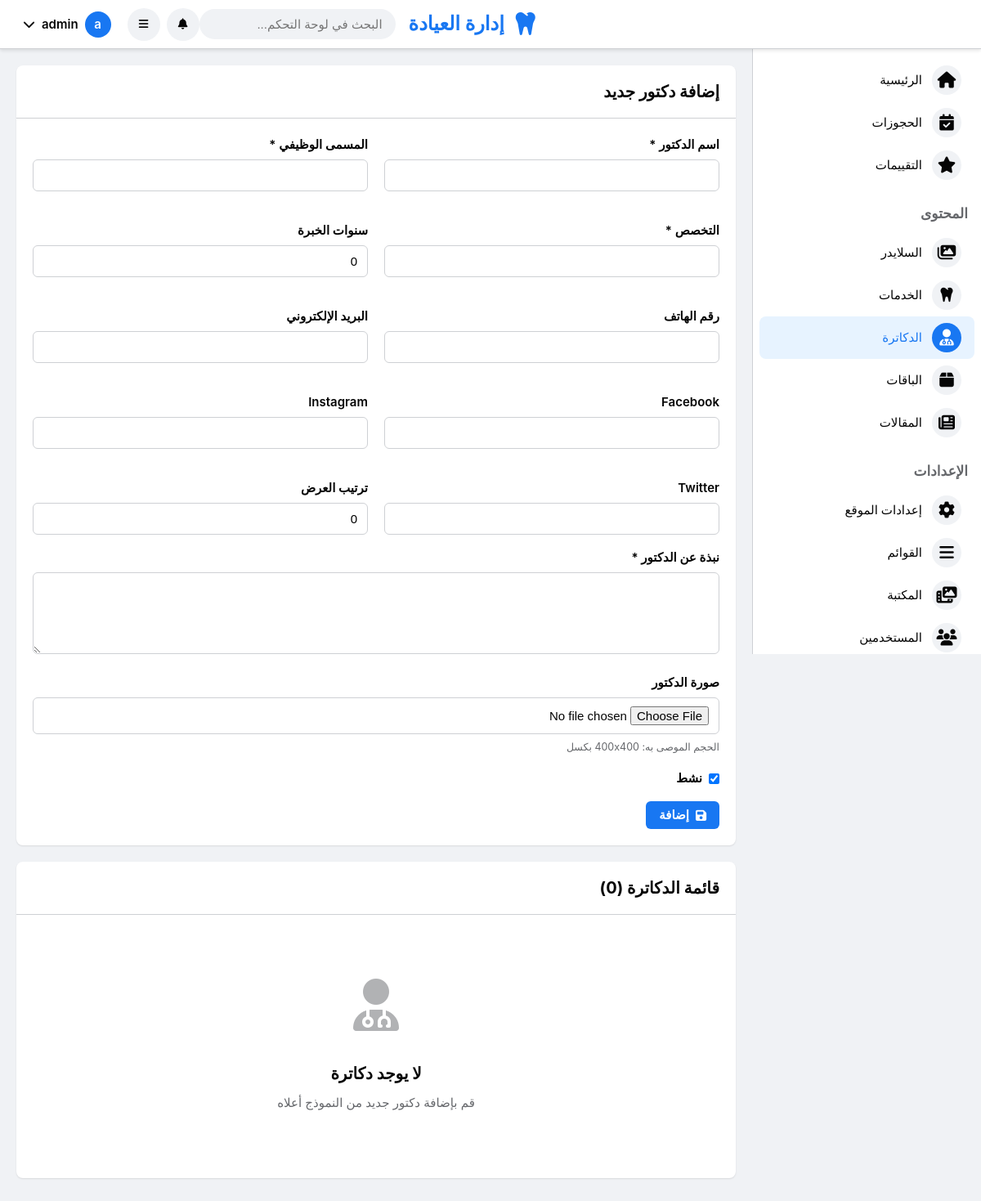
/admin/doctors.php (signed in), run on an earlier commit of the app's database.
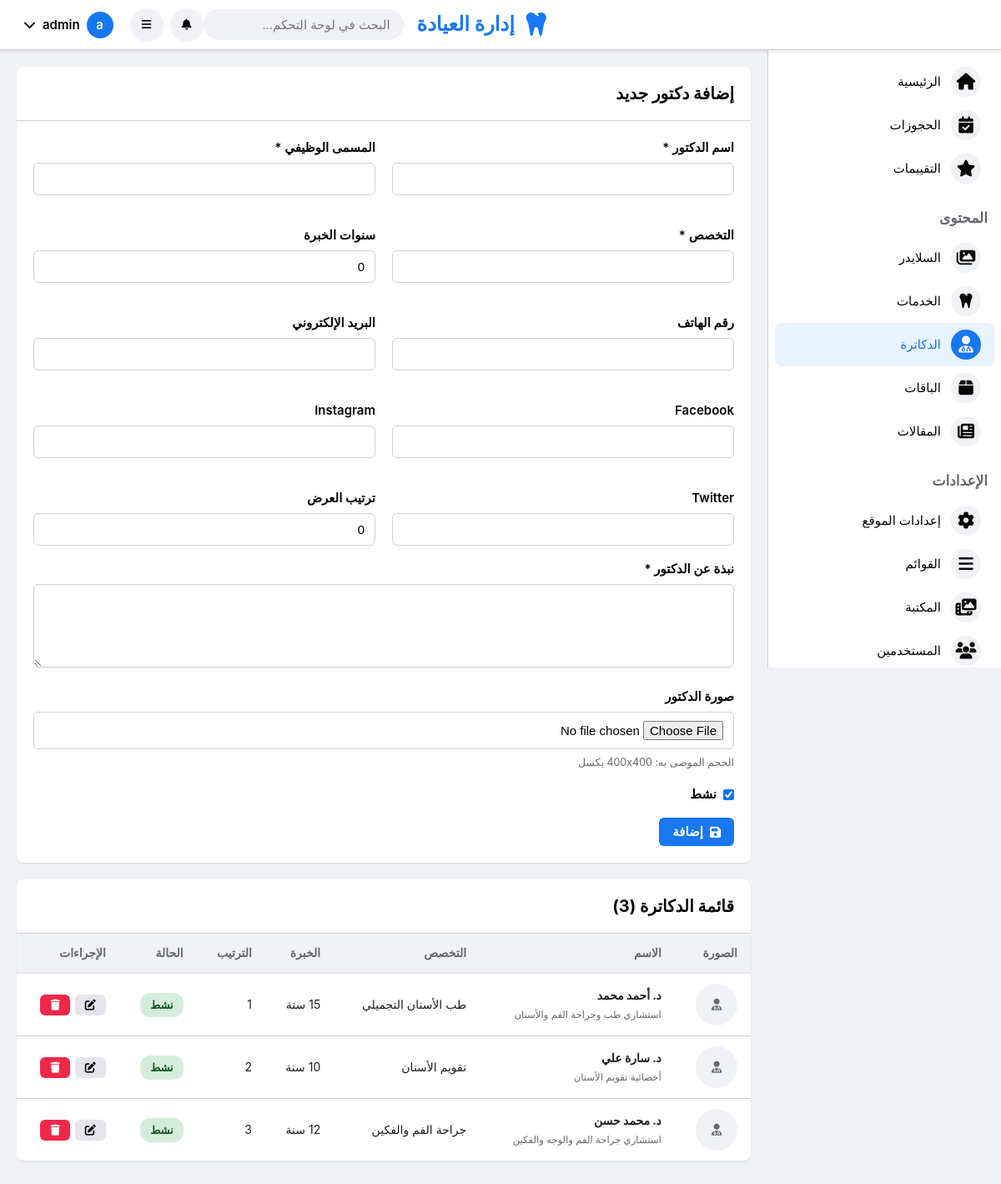
And on a later commit of the database.
### tables this page shows
CREATE TABLE IF NOT EXISTS `doctors` (
    `id` INT PRIMARY KEY AUTO_INCREMENT,
    `name` VARCHAR(200) NOT NULL,
    `title` VARCHAR(200) NOT NULL,
    `bio` TEXT NOT NULL,
    `image` VARCHAR(255),
    `specialization` VARCHAR(200),
    `years_experience` INT DEFAULT 0,
    `phone` VARCHAR(20),
    `email` VARCHAR(150),
    `facebook` VARCHAR(255),
    `instagram` VARCHAR(255),
    `twitter` VARCHAR(255),
    `display_order` INT DEFAULT 0,
    `is_active` BOOLEAN DEFAULT TRUE,
    `created_at` TIMESTAMP DEFAULT CURRENT_TIMESTAMP,
    `updated_at` TIMESTAMP DEFAULT CURRENT_TIMESTAMP ON UPDATE CURRENT_TIMESTAMP,
    INDEX `idx_active` (`is_active`),
    INDEX `idx_order` (`display_order`)
);

### admin/doctors.php (the view, shortened to what this page needs)
<?php
include 'includes/header.php';
$edit_doctor = null;
$stmt = $conn->query("SELECT * FROM doctors ORDER BY display_order ASC, created_at DESC");
$doctors = $stmt->fetchAll();
?>
<div class="fb-card">
    <div class="fb-card-header">
        <h2 class="fb-card-title">
            <?php echo $edit_doctor ? 'تعديل بيانات الدكتور' : 'إضافة دكتور جديد'; ?>
        </h2>
    </div>
    <div class="fb-card-body">
        <form method="POST" enctype="multipart/form-data">
            <div style="display: grid; grid-template-columns: repeat(auto-fit, minmax(300px, 1fr)); gap: 20px;">
                <div class="fb-form-group">
                    <label class="fb-label">اسم الدكتور *</label>
                    <input type="text" name="name" class="fb-input" required
                           value="<?php echo $edit_doctor ? htmlspecialchars($edit_doctor['name']) : ''; ?>">
                </div>
                <div class="fb-form-group">
                    <label class="fb-label">المسمى الوظيفي *</label>
                    <input type="text" name="title" class="fb-input" required
                           value="<?php echo $edit_doctor ? htmlspecialchars($edit_doctor['title']) : ''; ?>">
                </div>
                <div class="fb-form-group">
                    <label class="fb-label">التخصص *</label>
                    <input type="text" name="specialization" class="fb-input" required
                           value="<?php echo $edit_doctor ? htmlspecialchars($edit_doctor['specialization']) : ''; ?>">
                </div>
                <div class="fb-form-group">
                    <label class="fb-label">سنوات الخبرة</label>
                    <input type="number" name="years_experience" class="fb-input" min="0"
                           value="<?php echo $edit_doctor ? $edit_doctor['years_experience'] : '0'; ?>">
                </div>
                <div class="fb-form-group">
                    <label class="fb-label">رقم الهاتف</label>
                    <input type="tel" name="phone" class="fb-input"
                           value="<?php echo $edit_doctor ? htmlspecialchars($edit_doctor['phone']) : ''; ?>">
                </div>
                <div class="fb-form-group">
                    <label class="fb-label">البريد الإلكتروني</label>
                    <input type="email" name="email" class="fb-input"
                           value="<?php echo $edit_doctor ? htmlspecialchars($edit_doctor['email']) : ''; ?>">
                </div>
                <div class="fb-form-group">
                    <label class="fb-label">Facebook</label>
                    <input type="url" name="facebook" class="fb-input"
                           value="<?php echo $edit_doctor ? htmlspecialchars($edit_doctor['facebook']) : ''; ?>">
                </div>
                <div class="fb-form-group">
                    <label class="fb-label">Instagram</label>
                    <input type="url" name="instagram" class="fb-input"
                           value="<?php echo $edit_doctor ? htmlspecialchars($edit_doctor['instagram']) : ''; ?>">
                </div>
                <div class="fb-form-group">
                    <label class="fb-label">Twitter</label>
                    <input type="url" name="twitter" class="fb-input"
                           value="<?php echo $edit_doctor ? htmlspecialchars($edit_doctor['twitter']) : ''; ?>">
                </div>
                <div class="fb-form-group">
                    <label class="fb-label">ترتيب العرض</label>
                    <input type="number" name="display_order" class="fb-input" min="0"
                           value="<?php echo $edit_doctor ? $edit_doctor['display_order'] : '0'; ?>">
                </div>
            </div>
            <div class="fb-form-group">
                <label class="fb-label">نبذة عن الدكتور *</label>
                <textarea name="bio" class="fb-textarea" required rows="4"><?php echo $edit_doctor ? htmlspecialchars($edit_doctor['bio']) : ''; ?></textarea>
            </div>
            <div class="fb-form-group">
                <label class="fb-label">صورة الدكتور</label>
                <input type="file" name="image" class="fb-input" accept="image/*">
                <small style="color: var(--fb-secondary-text); display: block; margin-top: 6px;">
                    الحجم الموصى به: 400x400 بكسل
                </small>
            </div>
            <div class="fb-form-group">
                <label style="display: flex; align-items: center; gap: 8px; cursor: pointer;">
                    <input type="checkbox" name="is_active"
                           <?php echo (!$edit_doctor || $edit_doctor['is_active']) ? 'checked' : ''; ?>>
                    <span class="fb-label" style="margin-bottom: 0;">نشط</span>
                </label>
            </div>
            <div style="display: flex; gap: 12px;">
                <button type="submit" class="fb-btn fb-btn-primary">
                    <i class="fas fa-save"></i>
                    <?php echo $edit_doctor ? 'تحديث' : 'إضافة'; ?>
                </button>
            </div>
        </form>
    </div>
</div>
<div class="fb-card" style="margin-top: 20px;">
    <div class="fb-card-header">
        <h2 class="fb-card-title">قائمة الدكاترة (<?php echo count($doctors); ?>)</h2>
    </div>
    <div class="fb-card-body no-padding">
        <?php if (count($doctors) > 0): ?>
        <table class="fb-table">
            <thead>
                <tr>
                    <th>الصورة</th>
                    <th>الاسم</th>
                    <th>التخصص</th>
                    <th>الخبرة</th>
                    <th>الترتيب</th>
                    <th>الحالة</th>
                    <th>الإجراءات</th>
                </tr>
            </thead>
            <tbody>
                <?php foreach ($doctors as $doctor): ?>
                <tr>
                    <td>
                        <?php if (!empty($doctor['image'])): ?>
                        <img src="<?php echo UPLOAD_URL . htmlspecialchars($doctor['image']); ?>"
                             alt="<?php echo htmlspecialchars($doctor['name']); ?>"
                             style="width: 50px; height: 50px; border-radius: 50%; object-fit: cover;">
                        <?php else: ?>
                        <div style="width: 50px; height: 50px; border-radius: 50%; background: var(--fb-gray);
                                    display: flex; align-items: center; justify-content: center;">
                            <i class="fas fa-user-md" style="color: var(--fb-secondary-text);"></i>
                        </div>
                        <?php endif; ?>
                    </td>
                    <td>
                        <strong><?php echo htmlspecialchars($doctor['name']); ?></strong><br>
                        <small style="color: var(--fb-secondary-text);">
                            <?php echo htmlspecialchars($doctor['title']); ?>
                        </small>
                    </td>
                    <td><?php echo htmlspecialchars($doctor['specialization']); ?></td>
                    <td><?php echo $doctor['years_experience']; ?> سنة</td>
                    <td><?php echo $doctor['display_order']; ?></td>
                    <td>
                        <?php if ($doctor['is_active']): ?>
                        <span class="fb-badge fb-badge-success">نشط</span>
                        <?php else: ?>
                        <span class="fb-badge fb-badge-danger">غير نشط</span>
                        <?php endif; ?>
                    </td>
                    <td>
                        <div style="display: flex; gap: 6px;">
                            <a href="doctors.php?edit=<?php echo $doctor['id']; ?>"
                               class="fb-btn fb-btn-secondary fb-btn-sm">
                                <i class="fas fa-edit"></i>
                            </a>
                            <button onclick="if(confirm('هل أنت متأكد من حذف هذا الدكتور؟')) location.href='doctors.php?delete=<?php echo $doctor['id']; ?>'"
                                    class="fb-btn fb-btn-danger fb-btn-sm">
                                <i class="fas fa-trash"></i>
                            </button>
                        </div>
                    </td>
                </tr>
                <?php endforeach; ?>
            </tbody>
        </table>
        <?php else: ?>
        <div class="fb-empty-state">
            <div class="fb-empty-icon">
                <i class="fas fa-user-md"></i>
            </div>
            <div class="fb-empty-title">لا يوجد دكاترة</div>
            <div class="fb-empty-text">قم بإضافة دكتور جديد من النموذج أعلاه</div>
        </div>
        <?php endif; ?>
    </div>
</div>
<?php include 'includes/footer-facebook.php'; ?>

### admin/includes/header.php (shortened to what this page needs)
<?php
$current_page = basename($_SERVER['PHP_SELF'], '.php');
$admin_username = $_SESSION['admin_username'];
$admin_initial = mb_substr($admin_username, 0, 1);
?>
<!DOCTYPE html>
<html lang="ar" dir="rtl">
<head>
    <link rel="stylesheet" href="https://cdnjs.cloudflare.com/ajax/libs/font-awesome/6.4.0/css/all.min.css">
    <link rel="stylesheet" href="<?php echo ASSETS_URL; ?>/css/admin-facebook.css">
    <link rel="stylesheet" href="<?php echo ASSETS_URL; ?>/css/admin-pages.css">
</head>
<body>
    <div class="fb-dashboard">
        <nav class="fb-topbar">
            <div class="fb-topbar-right">
                <a href="index.php" class="fb-logo">
                    <i class="fas fa-tooth"></i>
                    <span>إدارة العيادة</span>
                </a>
                <input type="search" class="fb-search" placeholder="البحث في لوحة التحكم...">
            </div>
            <div class="fb-topbar-left">
                <button class="fb-icon-btn" id="notificationsBtn">
                    <i class="fas fa-bell"></i>
                </button>
                <button class="fb-icon-btn" id="menuToggle">
                    <i class="fas fa-bars"></i>
                </button>
                <div class="fb-user-menu">
                    <div class="fb-user-avatar"><?php echo htmlspecialchars($admin_initial); ?></div>
                    <span class="fb-user-name"><?php echo htmlspecialchars($admin_username); ?></span>
                    <i class="fas fa-chevron-down"></i>
                </div>
            </div>
        </nav>
        <aside class="fb-sidebar" id="sidebar">
            <div class="fb-sidebar-section">
                <a href="index.php" class="fb-menu-item <?php echo $current_page === 'index' ? 'active' : ''; ?>">
                    <i class="fas fa-home"></i>
                    <span>الرئيسية</span>
                </a>
                <a href="bookings.php" class="fb-menu-item <?php echo $current_page === 'bookings' ? 'active' : ''; ?>">
                    <i class="fas fa-calendar-check"></i>
                    <span>الحجوزات</span>
                </a>
                <a href="reviews.php" class="fb-menu-item <?php echo $current_page === 'reviews' ? 'active' : ''; ?>">
                    <i class="fas fa-star"></i>
                    <span>التقييمات</span>
                </a>
            </div>
            <div class="fb-sidebar-section">
                <div class="fb-sidebar-title">المحتوى</div>
                <a href="sliders.php" class="fb-menu-item <?php echo $current_page === 'sliders' ? 'active' : ''; ?>">
                    <i class="fas fa-images"></i>
                    <span>السلايدر</span>
                </a>
                <a href="services.php" class="fb-menu-item <?php echo $current_page === 'services' ? 'active' : ''; ?>">
                    <i class="fas fa-tooth"></i>
                    <span>الخدمات</span>
                </a>
                <a href="doctors.php" class="fb-menu-item <?php echo $current_page === 'doctors' ? 'active' : ''; ?>">
                    <i class="fas fa-user-md"></i>
                    <span>الدكاترة</span>
                </a>
                <a href="packages.php" class="fb-menu-item <?php echo $current_page === 'packages' ? 'active' : ''; ?>">
                    <i class="fas fa-box"></i>
                    <span>الباقات</span>
                </a>
                <a href="blog.php" class="fb-menu-item <?php echo $current_page === 'blog' ? 'active' : ''; ?>">
                    <i class="fas fa-newspaper"></i>
                    <span>المقالات</span>
                </a>
            </div>
            <div class="fb-sidebar-section">
                <div class="fb-sidebar-title">الإعدادات</div>
                <a href="settings.php" class="fb-menu-item <?php echo $current_page === 'settings' ? 'active' : ''; ?>">
                    <i class="fas fa-cog"></i>
                    <span>إعدادات الموقع</span>
                </a>
                <a href="menu.php" class="fb-menu-item <?php echo $current_page === 'menu' ? 'active' : ''; ?>">
                    <i class="fas fa-bars"></i>
                    <span>القوائم</span>
                </a>
                <a href="media.php" class="fb-menu-item <?php echo $current_page === 'media' ? 'active' : ''; ?>">
                    <i class="fas fa-photo-video"></i>
                    <span>المكتبة</span>
                </a>
                <a href="users.php" class="fb-menu-item <?php echo $current_page === 'users' ? 'active' : ''; ?>">
                    <i class="fas fa-users"></i>
                    <span>المستخدمين</span>
                </a>
            </div>
        </aside>
        <main class="fb-main">

### admin/includes/footer-facebook.php (shortened to what this page needs)
        </main>
    </div>
</body>
</html>

### assets/css/admin-pages.css (style rules this page uses)
table { width: 100%; border-collapse: collapse; background: white; }
table thead { background: #f7f8fa; }
table thead th { padding: 16px; text-align: right; font-weight: 600; color: #1c1e21; font-size: 14px; border-bottom: 2px solid #e4e6eb; }
table tbody td { padding: 16px; border-bottom: 1px solid #e4e6eb; color: #1c1e21; font-size: 14px; vertical-align: middle; }
table tbody tr:last-child td { border-bottom: none; }

What changed in the data, as far as the page shows it:
added doctors: name "د. أحمد محمد", title "استشاري طب وجراحة الفم والأسنان", specialization "طب الأسنان التجميلي", years_experience "15", display_order "1", is_active "نشط"
added doctors: name "د. سارة علي", title "أخصائية تقويم الأسنان", specialization "تقويم الأسنان", display_order "2", is_active "نشط"
added doctors: name "د. محمد حسن", title "استشاري جراحة الفم والوجه والفكين", specialization "جراحة الفم والفكين", years_experience "12", display_order "3", is_active "نشط"
Also different on the page:
count($doctors): "0" → "3"
text no longer shown: "لا يوجد دكاترة قم بإضافة دكتور جديد من النموذج أعلاه"
text now shown: "الصورة الاسم التخصص الخبرة الترتيب الحالة الإجراءات"
